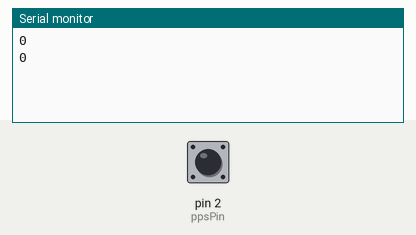
Simulated run of this sketch. Board: Arduino Uno, built with avr-gcc and run on an emulated ATmega328P. Shown: the last lines printed to the serial monitor. The test bench sets the inputs (shaded band); at power-on: pin 2 (ppsPin) HIGH.

Above: at 1.2 s.
1.3 s: pin 2 (ppsPin) pulled LOW for 0.15 s
At 2.5 s:
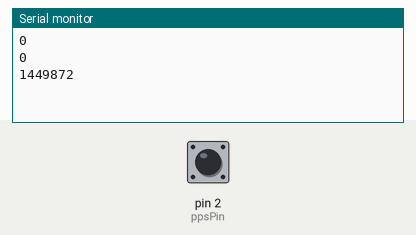
2.9 s: pin 2 (ppsPin) pulled LOW for 1 s
At 4.8 s:
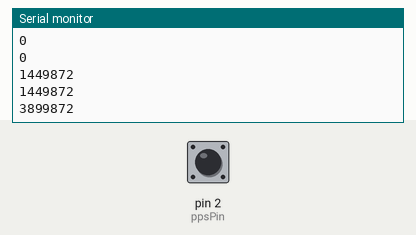
5.4 s: pin 2 (ppsPin) pulled LOW for 0.15 s
At 6.8 s:
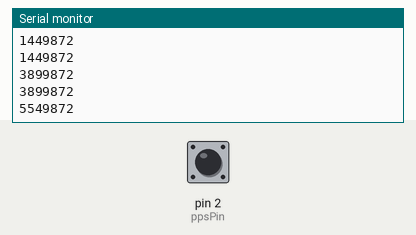
Timing chart, 0 to 8.4 s (numbered marks = the images above; inputs shaded):
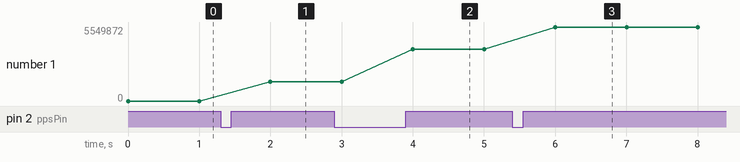

The sketch:

Get_PPS_From_GPS_Using_Arduino.ino
```cpp
const int ppsPin = 2; //PPS to Arduino Pin D2 and VCC + GND

//A "PPS pin" on a GPS module stands for "Pulse Per Second" pin,
//which outputs a signal that generates a pulse exactly once every second,
//essentially providing a highly accurate time reference for synchronizing other devices.
//with the GPS receiver's internal clock.

volatile unsigned long ppsTimestamp = 0;

void setup() {
  Serial.begin(9600);
  pinMode(ppsPin, INPUT_PULLUP); // Enable internal pull-up resistor
  attachInterrupt(digitalPinToInterrupt(ppsPin), ppsHandler, RISING);
}

void loop() {

  Serial.println(ppsTimestamp);
  delay(1000);
}

void ppsHandler() {
  ppsTimestamp = micros();
}
```

Measured:
- after the input at 1.3 s, the serial monitor: prints a new line after 0.70 s (image 1)
- after the input at 2.9 s, the serial monitor: prints a new line after 1.1 s (image 2)
- after the input at 5.4 s, the serial monitor: prints a new line after 0.60 s (image 3)
- plotted number 1: 0 → 1449872 after the input at 1.3 s, 1449872 → 3899872 after the input at 2.9 s, 3899872 → 5549872 after the input at 5.4 s
